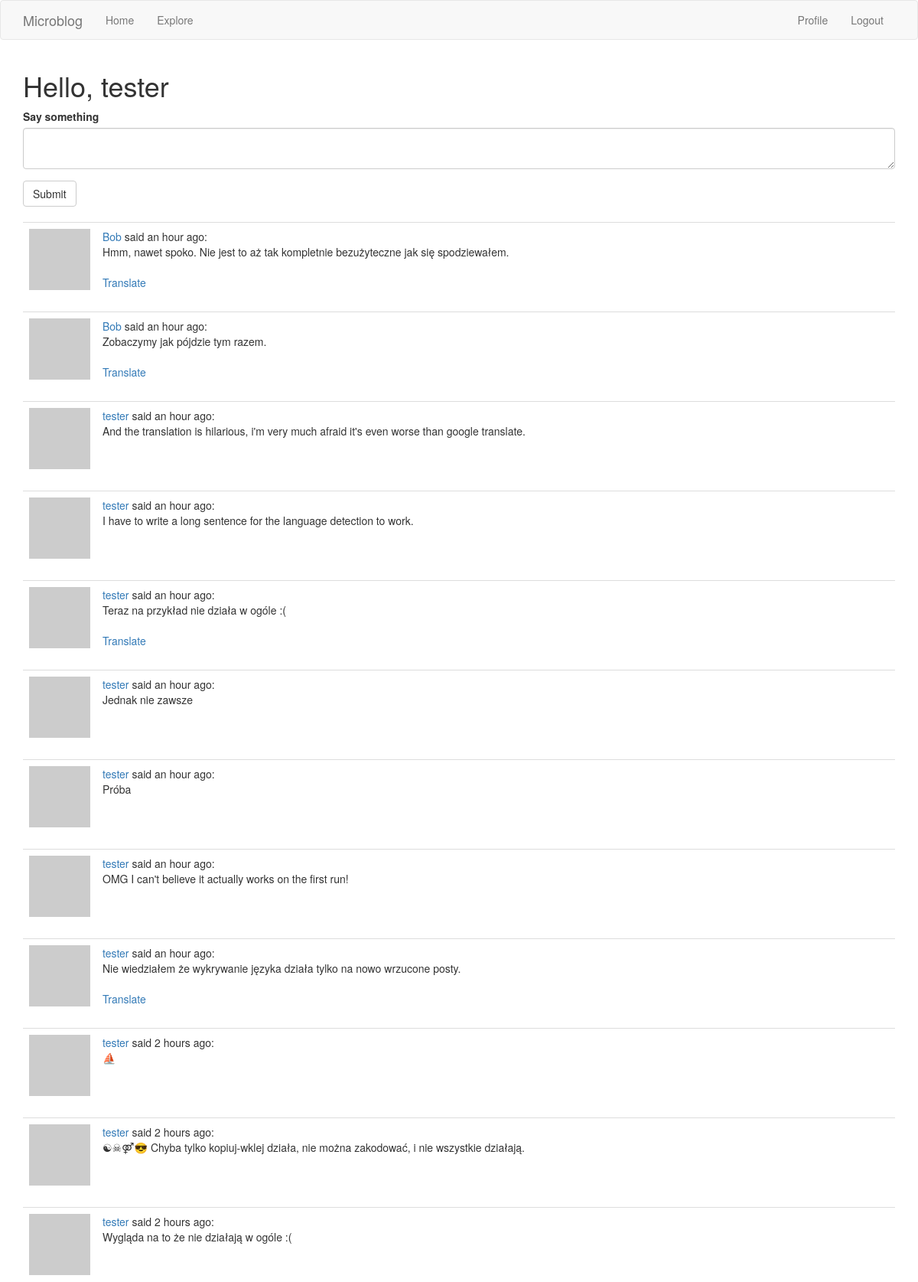
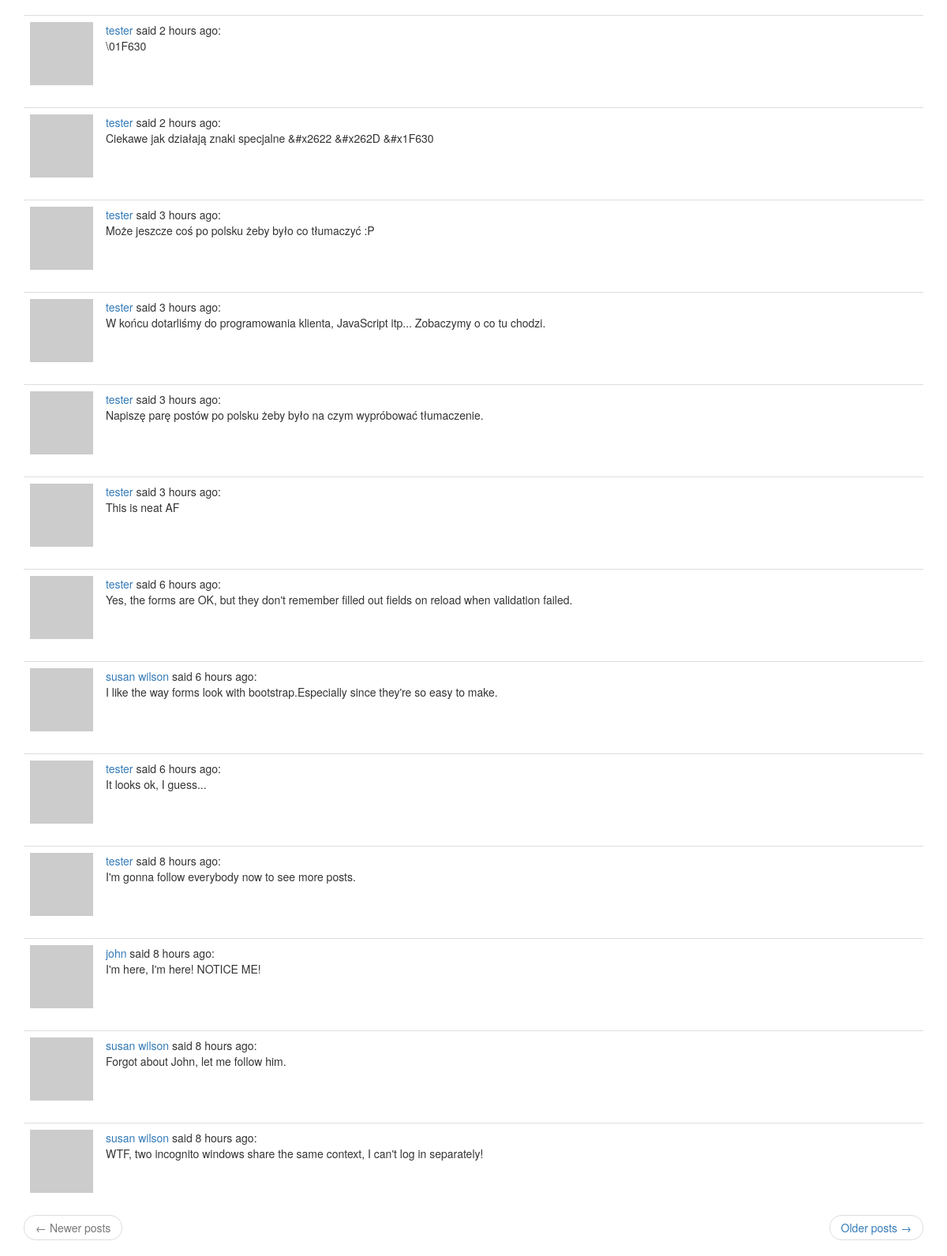
Page /index (signed in) on the committed database (2 pictures, top to bottom).
### app/models.py (models this page shows, shortened)
class User(UserMixin, db.Model):
    id = db.Column(db.Integer, primary_key=True)
    username = db.Column(db.String(64), index=True, unique=True)
    email = db.Column(db.String(120), index=True, unique=True)
    password_hash = db.Column(db.String(128))
    about_me = db.Column(db.String(140))
    last_seen = db.Column(db.DateTime, default=datetime.utcnow)
    posts = db.relationship('Post', backref='author', lazy='dynamic')
    followed = db.relationship(
        'User', secondary=followers,
        primaryjoin=(followers.c.follower_id == id),
        secondaryjoin=(followers.c.followed_id == id),
        backref=db.backref('followers', lazy='dynamic'), lazy='dynamic')
    def avatar(self, size):
        digest = md5(self.email.lower().encode('utf-8')).hexdigest()
        return 'https://www.gravatar.com/avatar/{}?d=retro&s={}'.format(
            digest, size)
    def followed_posts(self):
        followed = Post.query.join(
            followers,
            (followers.c.followed_id == Post.user_id)
        ).filter(followers.c.follower_id == self.id)
        own = Post.query.filter_by(user_id=self.id)
        return followed.union(own).order_by(Post.timestamp.desc())

class Post(db.Model):
    id = db.Column(db.Integer, primary_key=True)
    body = db.Column(db.String(140))
    timestamp = db.Column(db.DateTime, index=True, default=datetime.utcnow)
    user_id = db.Column(db.Integer, db.ForeignKey('user.id'))
    language = db.Column(db.String(5))

### app/routes.py (the view, shortened to what this page needs)
@app.route('/', methods=['GET', 'POST'])
@app.route('/index', methods=['GET', 'POST'])
@login_required
def index():
    form = PostForm()
    page = request.args.get('page', 1, type=int)
    posts = current_user.followed_posts().paginate(
        page, app.config['POSTS_PER_PAGE'], False)
    next_url = url_for('index', page=posts.next_num) \
        if posts.has_next else None
    prev_url = url_for('index', page=posts.prev_num) \
        if posts.has_prev else None
    return render_template('index.html', title=_('Home'), form=form,
                           posts=posts.items,
                           next_url=next_url, prev_url=prev_url)

### app/forms.py
class PostForm(FlaskForm):
    post = TextAreaField(_l('Say something'), validators=[
        DataRequired(), Length(min=1, max=140)])
    submit = SubmitField(_l('Submit'))

### app/models.py (called while the page is built)
@login.user_loader
def load_user(id):
    return User.query.get(int(id))

### app/routes.py (called while the page is built)
@app.before_request
def before_request():
    if current_user.is_authenticated:
        current_user.last_seen = datetime.utcnow()
        db.session.commit()
    g.locale = str(get_locale())

### app/templates/index.html
{% extends "base.html" %}
{% import 'bootstrap/wtf.html' as wtf %}
{% block app_content %}
  <h1>{{ _('Hello,') }} {{ current_user.username }}</h1>
  {% if form %}
    {{ wtf.quick_form(form) }}
    <br>
  {% endif %}
  {% for post in posts %}
    {% include '_post.html' %}
  {% endfor %}
  {% include '_page_nav.html' %}
{% endblock %}

### app/templates/_post.html
<table class="table table-hover">
  <tr>
    <td width="40px"><img src="{{ post.author.avatar(40) }}"></td>
    <td>
      <a href="{{ url_for('user', username=post.author.username) }}">
        {{ post.author.username }}
      </a>
      {{ _('said') }} {{ moment(post.timestamp).fromNow() }}:
      <br>
      <span id="post{{ post.id }}">{{ post.body }}</span>
      {% if post.language and post.language != g.locale %}
        <br><br>
        <span id="translation{{ post.id }}">
          <a href="javascript:translate(
                                '#post{{ post.id }}',
                                '#translation{{ post.id }}',
                                '{{ post.language }}',
                                '{{ g.locale }}');">{{ _('Translate') }}</a>
        </span>
      {% endif %}
    </td>
  </tr>
</table>

### rows in the picture
User: username "tester"
Post: author.username "Bob", timestamp "an hour ago", body "Hmm, nawet spoko. Nie jest to aż tak kompletnie bezużyteczne jak się spodziewałem."
Post: author.username "Bob", timestamp "an hour ago", body "Zobaczymy jak pójdzie tym razem."
Post: author.username "tester", timestamp "an hour ago", body "And the translation is hilarious, i'm very much afraid it's even worse than google translate."
Post: author.username "tester", timestamp "an hour ago", body "I have to write a long sentence for the language detection to work."
Post: author.username "tester", timestamp "an hour ago", body "Teraz na przykład nie działa w ogóle :("
Post: author.username "tester", timestamp "an hour ago", body "Jednak nie zawsze"
Post: author.username "tester", timestamp "an hour ago", body "Próba"
Post: author.username "tester", timestamp "an hour ago", body "OMG I can't believe it actually works on the first run!"
Post: author.username "tester", timestamp "an hour ago", body "Nie wiedziałem że wykrywanie języka działa tylko na nowo wrzucone posty."
Post: author.username "tester", timestamp "2 hours ago", body "⛵"
Post: author.username "tester", timestamp "2 hours ago", body "☯☠⚤😎 Chyba tylko kopiuj-wklej działa, nie można zakodować, i nie wszystkie działają."
Post: author.username "tester", timestamp "2 hours ago", body "Wygląda na to że nie działają w ogóle :("
Post: author.username "tester", timestamp "2 hours ago", body "\\01F630"
Post: author.username "tester", timestamp "2 hours ago", body "Ciekawe jak działają znaki specjalne &#x2622 &#x262D &#x1F630"
Post: author.username "tester", timestamp "3 hours ago", body "Może jeszcze coś po polsku żeby było co tłumaczyć :P"
Post: author.username "tester", timestamp "3 hours ago", body "W końcu dotarliśmy do programowania klienta, JavaScript itp... Zobaczymy o co tu chodzi."
Post: author.username "tester", timestamp "3 hours ago", body "Napiszę parę postów po polsku żeby było na czym wypróbować tłumaczenie."
Post: author.username "tester", timestamp "3 hours ago", body "This is neat AF"
Post: author.username "tester", timestamp "6 hours ago", body "Yes, the forms are OK, but they don't remember filled out fields on reload when validation failed."
Post: author.username "susan wilson", timestamp "6 hours ago", body "I like the way forms look with bootstrap.Especially since they're so easy to make."
Post: author.username "tester", timestamp "6 hours ago", body "It looks ok, I guess..."
Post: author.username "tester", timestamp "8 hours ago", body "I'm gonna follow everybody now to see more posts."
Post: author.username "john", timestamp "8 hours ago", body "I'm here, I'm here! NOTICE ME!"
Post: author.username "susan wilson", timestamp "8 hours ago", body "Forgot about John, let me follow him."
Post: author.username "susan wilson", timestamp "8 hours ago", body "WTF, two incognito windows share the same context, I can't log in separately!"
